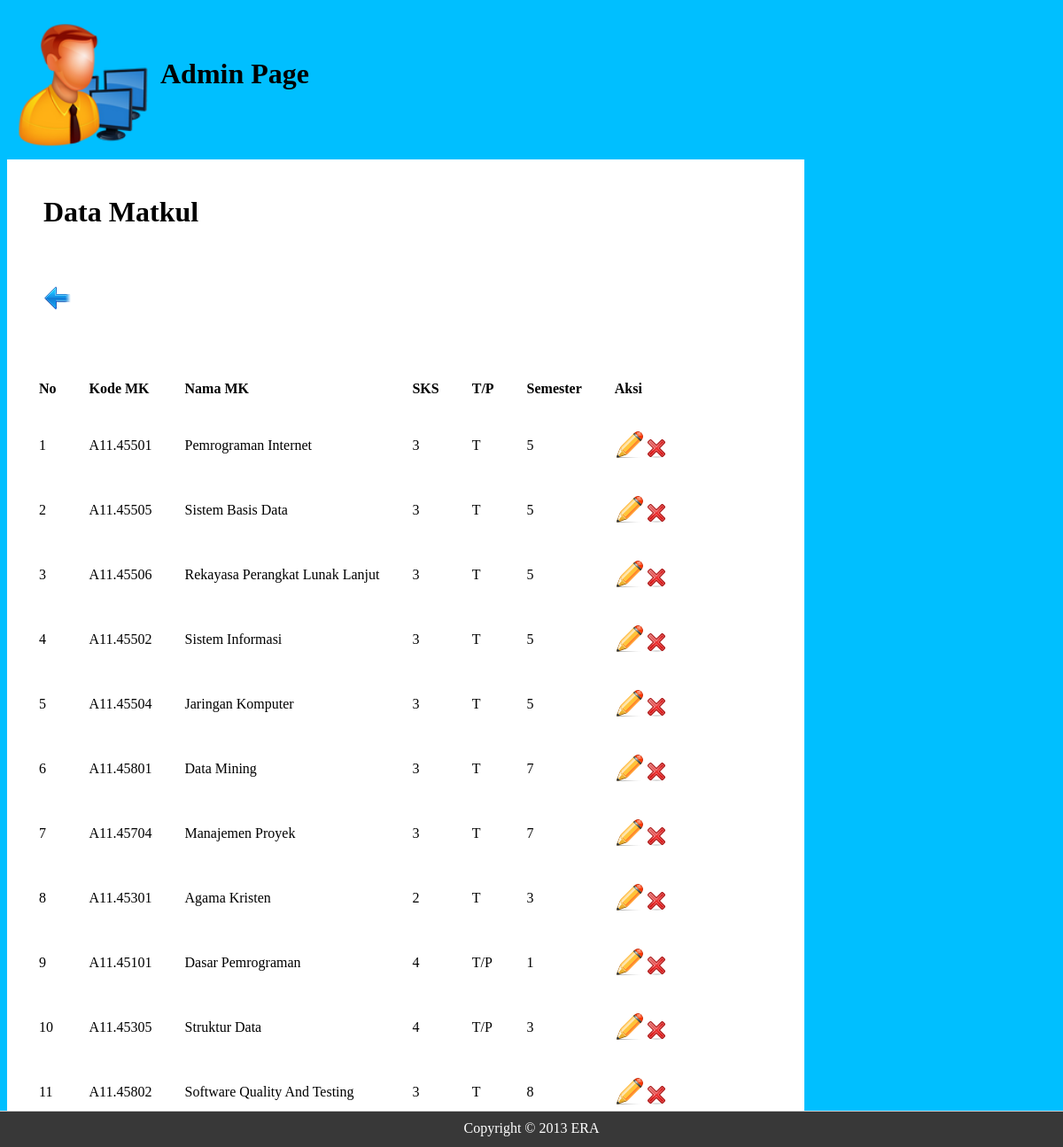
/tampilmatkul.php, run on the app's committed database.
### tables this page shows
CREATE TABLE IF NOT EXISTS `data_matkul` (
  `id_matkul` int(11) NOT NULL AUTO_INCREMENT,
  `kodemk` varchar(20) NOT NULL,
  `namamk` varchar(50) NOT NULL,
  `sks` int(11) NOT NULL,
  `tp` varchar(5) NOT NULL,
  `semester` int(11) NOT NULL,
  PRIMARY KEY (`id_matkul`)
);

### tampilmatkul.php (the view, shortened to what this page needs)
<html>
<head>
	<link rel="stylesheet" type="text/css" href="CSS/layout.css"/>
	<link rel="stylesheet" type="text/css" href="CSS/font.css"/>
	<link rel="stylesheet" type="text/css" href="CSS/element.css"/>
</head>
<body>
	<div id="container">
	<div id="header">
		<table border="0" cellspacing="10">
			<tr>
				<td><img src="Images/admin.png" width="150" height="150" /></td>
				<td><h1>Admin Page</h1></td>
			</tr>
		</table>
	</div>
	<div id="cpanel">
		<table border="0" cellspacing="40">
			<tr>
				<td colspan="6"><h1>Data Matkul</h1></td>
			</tr>
			<tr>
				<td>
					<a href="datamatkul.html" title="Kembali"><img src="Images/back.png" /></a>
				</td>
			</tr>
			<table border="0" cellspacing="35">
				<tr>
					<td><b>No</b></td>
					<td><b>Kode MK</b></td>
					<td><b>Nama MK</b></td>
					<td><b>SKS</b></td>
					<td><b>T/P</b></td>
					<td><b>Semester</b></td>
					<td><b>Aksi</b></td>
				</tr>
				<?php
					$no = 1;
					$tampil = "SELECT * FROM data_matkul;";
					$querytampil = mysql_query($tampil);
					while($hasil = mysql_fetch_array($querytampil)) {
						$id = $hasil['id_matkul'];
						$kodemk = $hasil['kodemk'];
						$namamk = $hasil['namamk'];
						$sks = $hasil['sks'];
						$tp = $hasil['tp'];
						$smt = $hasil['semester'];
				?>
					<tr>
						<td><?php echo $no; ?></td>
						<td><?php echo $kodemk; ?></td>
						<td><?php echo $namamk; ?></td>
						<td><?php echo $sks; ?></td>
						<td><?php echo $tp; ?></td>
						<td><?php echo $smt; ?></td>
						<td>
							<a href="formupdatematkul.php?id_matkul=<?php echo $id; ?>" title="Update"><img src="Images/update.png" /></a>
							<a href="deletematkul.php?id_matkul=<?php echo $id; ?>" title="Delete" onclick="return confirm('Anda Yakin Ingin Menghapusnya?')"><img src="Images/delete.png" /></a>
						</td>
					</tr>
				<?php
						$no++;
					}
				?>
			</table>
		</table>
	</div>
	</div>
	<div id="footer">Copyright &copy; 2013 ERA</div>
</body>
</html>

### CSS/layout.css (style rules this page uses)
#container { margin: auto; width: 1200px; }
#footer { background-color: #383838; border-top: 1px solid #ccc; bottom: 0; color: #ffffff; height: 20px; padding: 10px; position: fixed; top: auto; left: 0; right: 0; z-index: 101; text-align:center; }
body { background-color: #00BFFF; }
#cpanel { background: white; margin-top: 0px; width: 900px; }

### CSS/element.css (style rules this page uses)
a:link { text-decoration: none; color: black; }

### data on the page
data_matkul: kodemk "A11.45501", namamk "Pemrograman Internet", sks "3", tp "T", semester "5"
data_matkul: kodemk "A11.45505", namamk "Sistem Basis Data", sks "3", tp "T", semester "5"
data_matkul: kodemk "A11.45506", namamk "Rekayasa Perangkat Lunak Lanjut", sks "3", tp "T", semester "5"
data_matkul: kodemk "A11.45502", namamk "Sistem Informasi", sks "3", tp "T", semester "5"
data_matkul: kodemk "A11.45504", namamk "Jaringan Komputer", sks "3", tp "T", semester "5"
data_matkul: kodemk "A11.45801", namamk "Data Mining", sks "3", tp "T", semester "7"
data_matkul: kodemk "A11.45704", namamk "Manajemen Proyek", sks "3", tp "T", semester "7"
data_matkul: kodemk "A11.45301", namamk "Agama Kristen", sks "2", tp "T", semester "3"
data_matkul: kodemk "A11.45101", namamk "Dasar Pemrograman", sks "4", tp "T/P", semester "1"
data_matkul: kodemk "A11.45305", namamk "Struktur Data", sks "4", tp "T/P", semester "3"
data_matkul: kodemk "A11.45802", namamk "Software Quality And Testing", sks "3", tp "T", semester "8"
